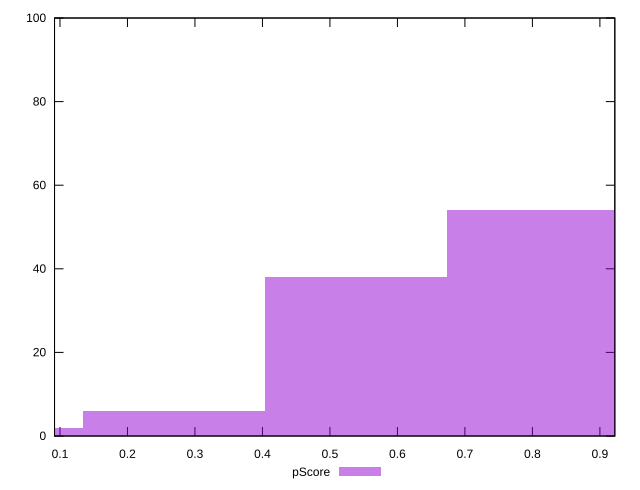

This figure's gnuplot source:
reset

$pScore <<EOF
0.5391434356976587 38
0.808715153546488 54
0.26957171784882933 6
0 2
EOF

set key outside below
set boxwidth 0.26957171784882933
set xrange [0.09194787213373867:0.9221273143871366]
set yrange [0:100]
set trange [0:100]
set style fill transparent solid 0.5 noborder
set terminal svg size 640, 490 enhanced background rgb 'white'
set output "reprap/first-contentful-paint/samples/pages+cached+noexternal+nomedia+nocss+nojs/pScore/histogram.svg"

plot $pScore title "pScore" with boxes

reset
